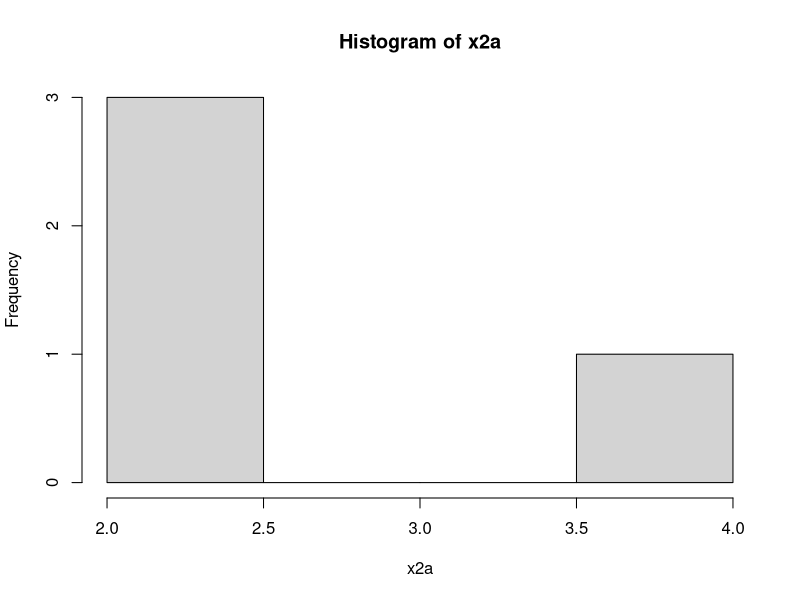
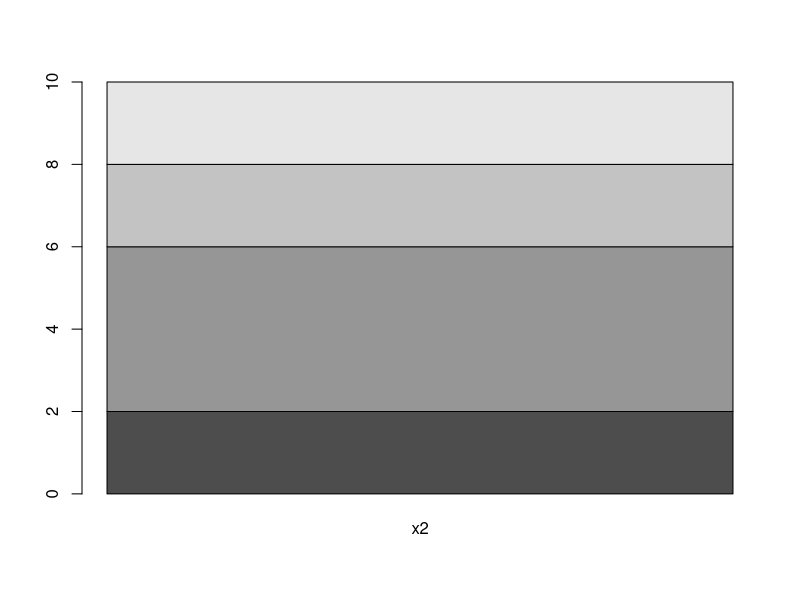
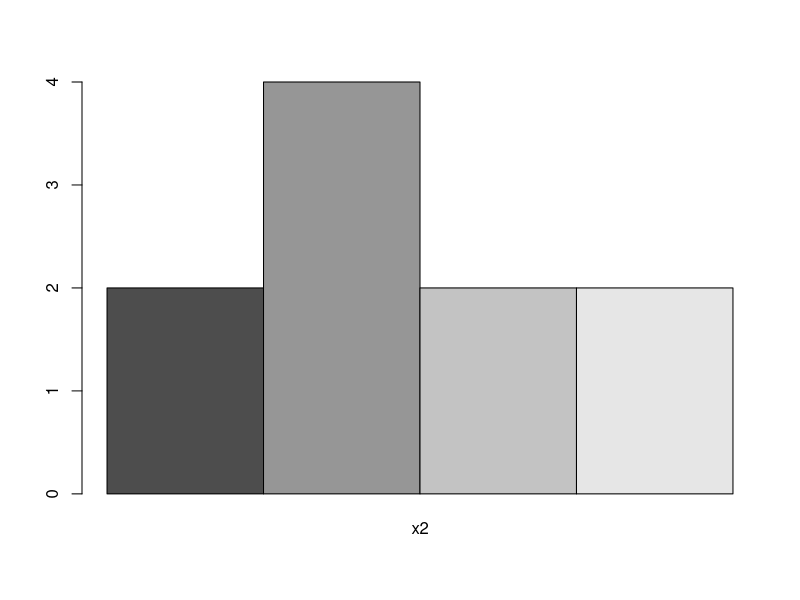
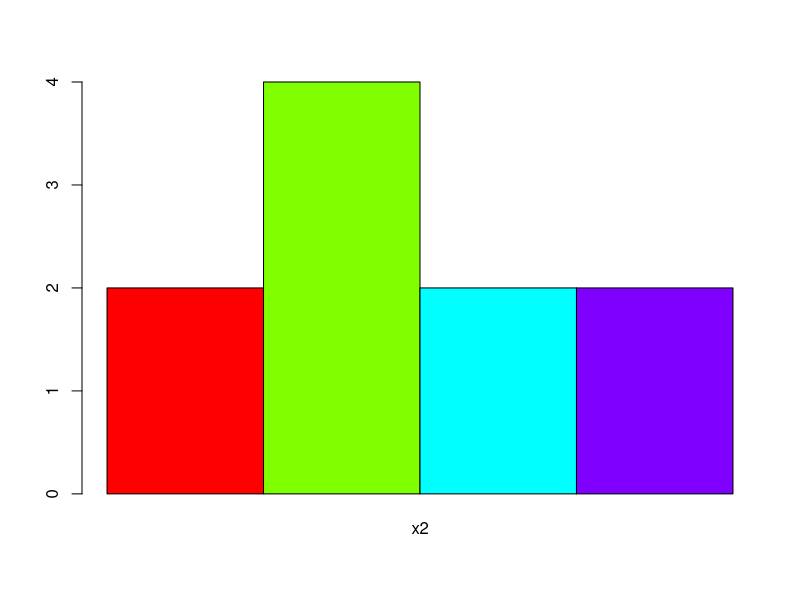
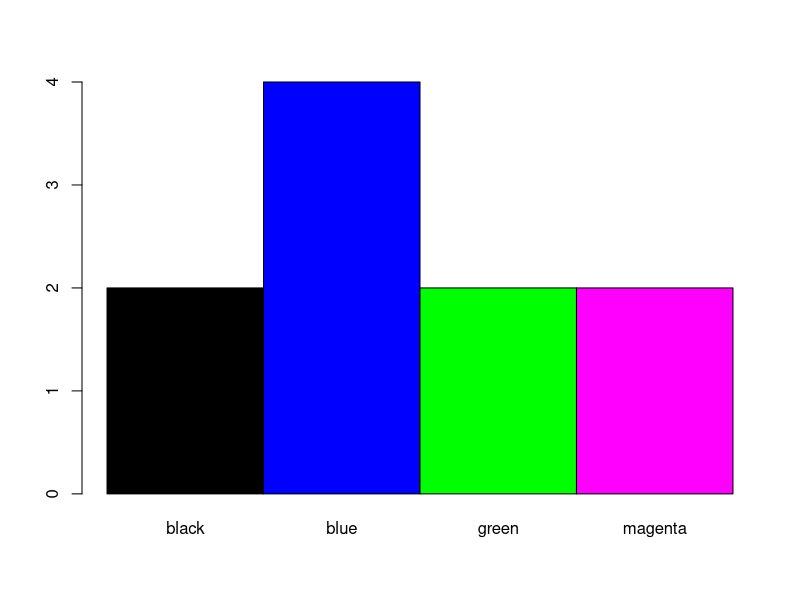
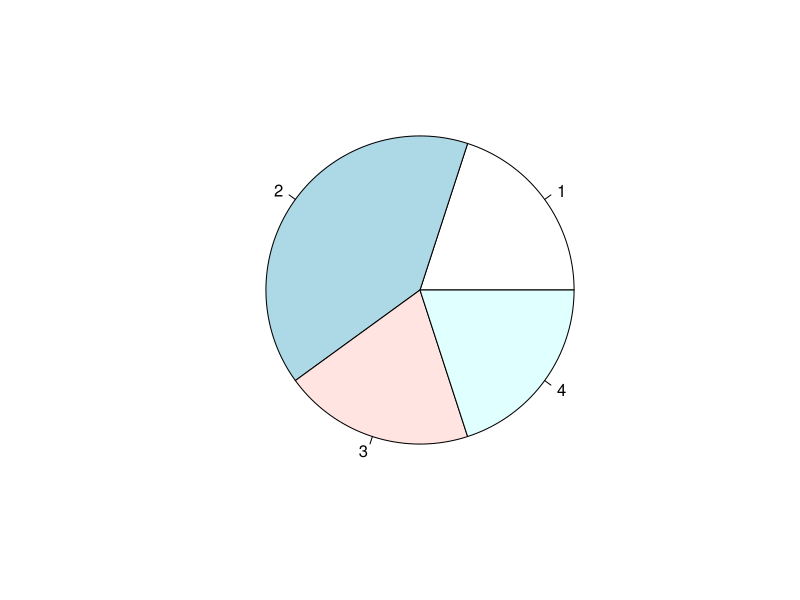
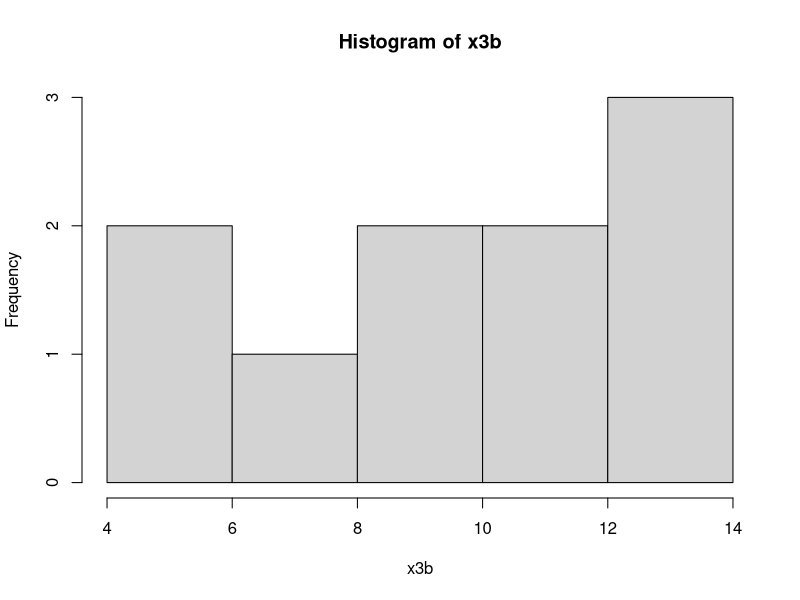
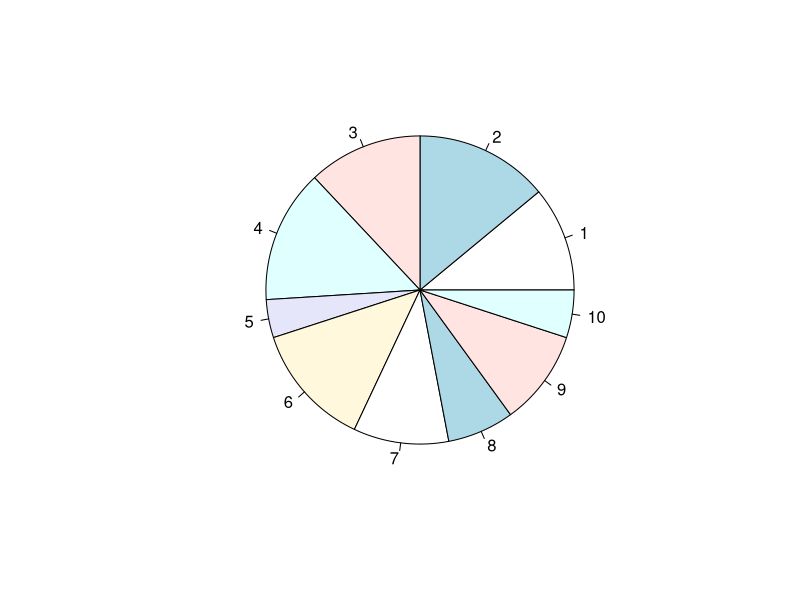

The R source for these figures, in order:
# Frequency Distribution

#Discrete Cat Data
(attend = c('A','P','P','A','P','A'))
table(attend)
cbind(table(attend))  # A & P on left side

#Discrete Category Data

color=c('blue','green','blue','magenta','blue','green', 'magenta','black','blue','black')
(x2 = table(color))
(x2a = cbind(x2))
hist(x2a)  # not relevant 
barplot(x2a)  # not good
barplot(x2a, beside=T)  # Better
unique(color) ; length(unique(color))
barplot(x2a, beside=T, col=rainbow(length(unique(color))))
barplot(x2a, beside=T, col=sort(unique(color)), names.arg=names(x2))

pie(x2a)

#Continuous Data 
set.seed(1234)
x3 = runif(100,0,150)  # 0 to 150 marks range, 100 values 
x3
x3 = ceiling(x3)  #round to higher value
x3
range(x3)
# Divide range into step of 15 ie 10 levels
breaks = seq(0,150,by=15)
breaks
length(breaks)
x3
#x3[1] = 60; x3[2] = 75
x3.cut = cut(x3, breaks)
x3.cut
table(x3.cut)
cbind(table(x3.cut))  #see it vertically

#give intervals a character values a, b..
(x3.cut = cut(x3, breaks, labels=letters[1:10]))
#(x3.cut = cut(x3, breaks, labels=letters[1:length(breaks)-1]))
x3.cut

(x3a = table(x3.cut))
(x3b = cbind(x3a))

#plot these freq Table: which is better
hist(x3b)
pie(x3b)
barplot(x3b, beside=T)
barplot(x3b, beside=T, names.arg =rownames(x3b))
plot(x3b)


# and so..on like previous eg